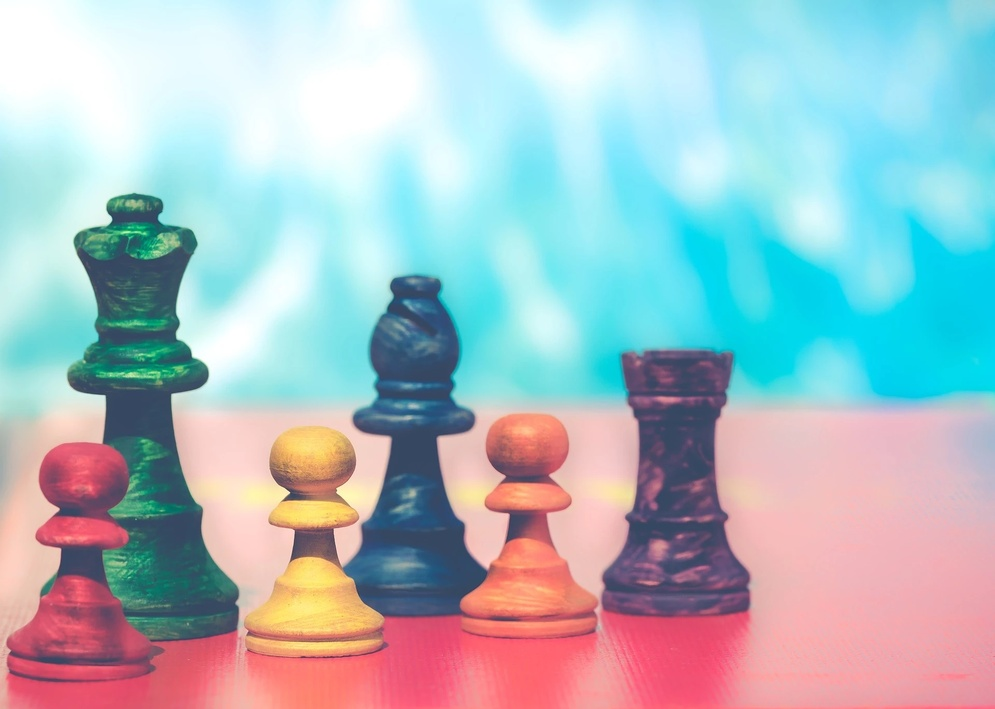
#> input picture 06.openCV/video/chess.jpg, 995 x 709 px, shrunk from 1920 x 1368 before the run
$ python openCV_ex15.py
#> lines starting #> are read from the running program, lines starting #| are printed output that depends on the picture; after the words box and inside, x2 and y2 are one past the last pixel; in counts of white or black regions, pixels touching at a corner belong together
# 이진화 예제 2 // origin 하고 나머지 비교해 볼 수 있는 예제
# 이 작업 할 때는 단색으로 변환시켜 줘야하기 때문에 첫번째로 cv2.imread_grayscale 이라고 해서 단색으로 바꿔준다.
#

import cv2
import matplotlib.pyplot as plt

# img = cv2.imread("video/gray_gradient.jpg", cv2.IMREAD_GRAYSCALE)
img = cv2.imread("video/chess.jpg", cv2.IMREAD_GRAYSCALE)
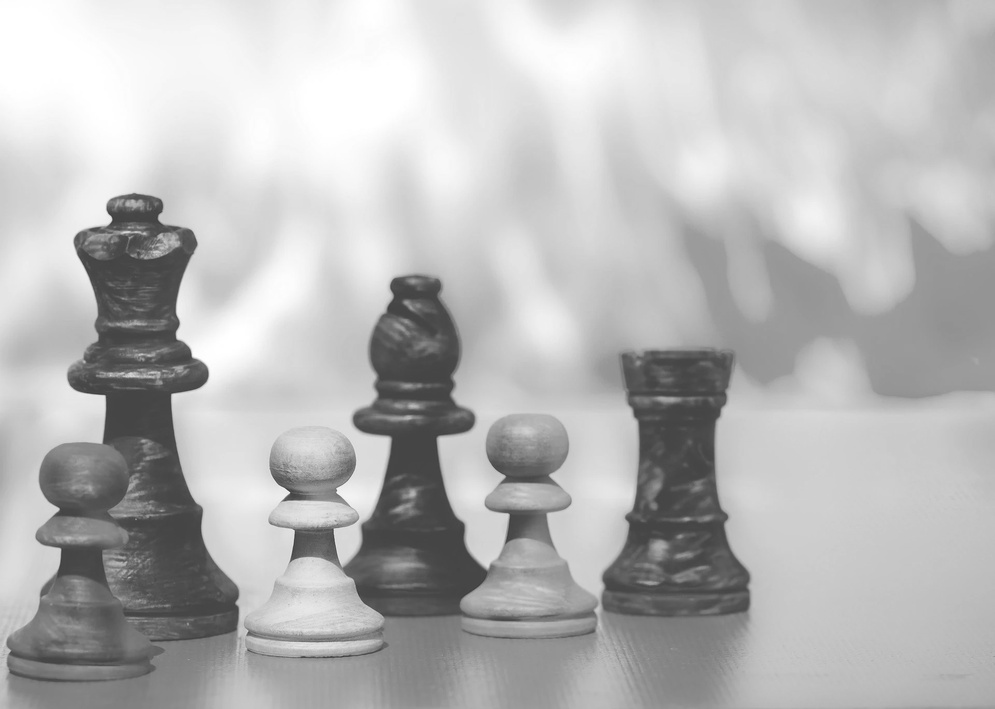
#> img: shape (709, 995); min 60, max 255, mean 183.6


_, t_bin = cv2.threshold(img, 127, 255, cv2.THRESH_BINARY)
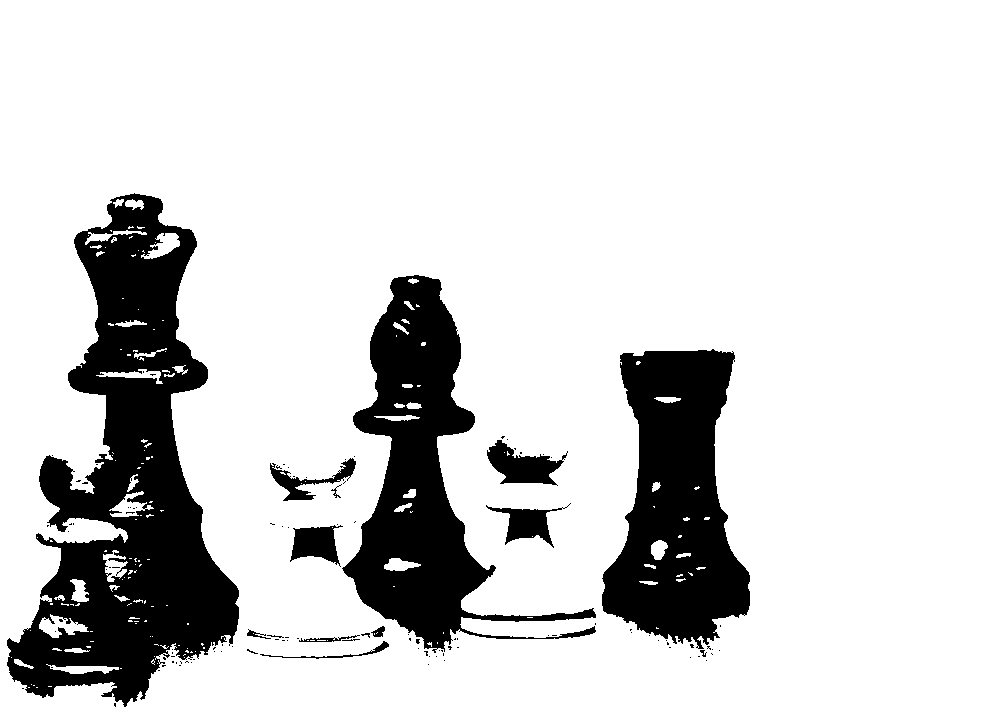
#> t_bin: shape (709, 995); 83% white; 118 black regions (102 under 20 px), largest, box (x1, y1, x2, y2) and area: (7, 193, 239, 707) 54579, (342, 275, 596, 653) 30243, (602, 349, 750, 649) 28284
_, t_bininv = cv2.threshold(img, 127, 255, cv2.THRESH_BINARY_INV)
_, t_truc = cv2.threshold(img, 127, 255, cv2.THRESH_TRUNC)
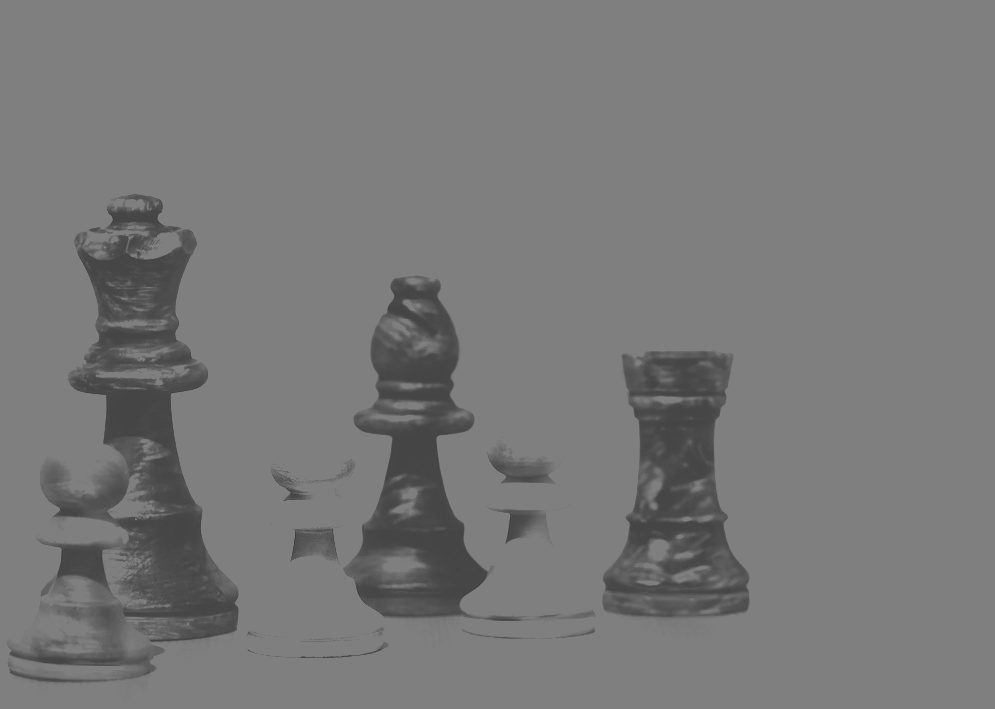
#> t_truc: shape (709, 995); min 60, max 127, mean 120.6
_, t_2zr = cv2.threshold(img, 127, 255, cv2.THRESH_TOZERO)
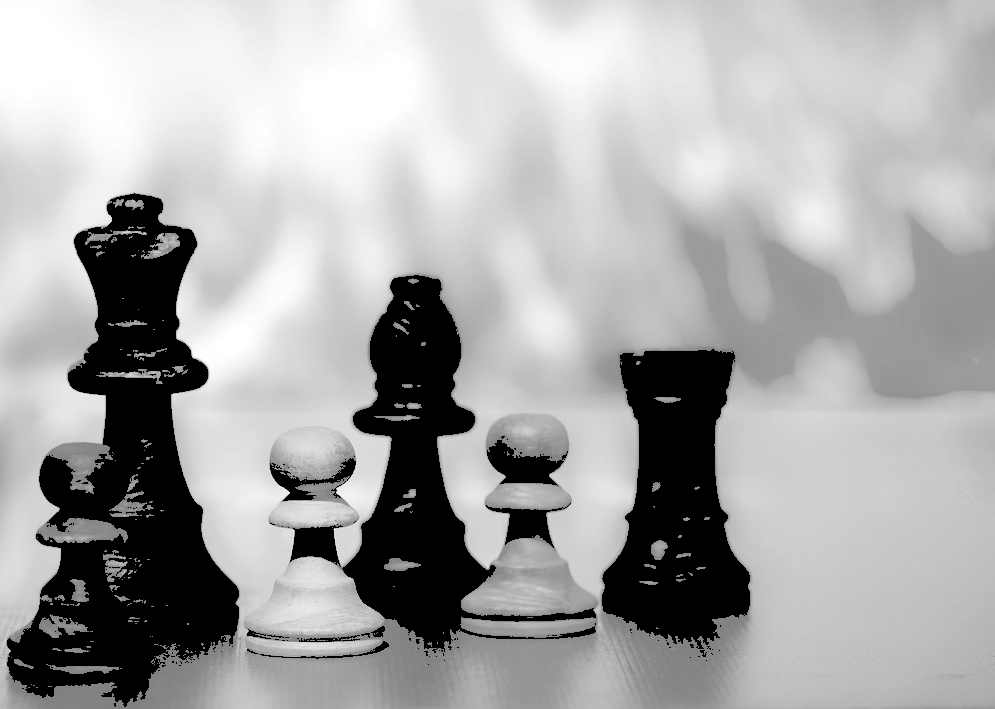
#> t_2zr: shape (709, 995); min 0, max 255, mean 168.5
_, t_2zrinv = cv2.threshold(img, 127, 255, cv2.THRESH_TOZERO_INV)
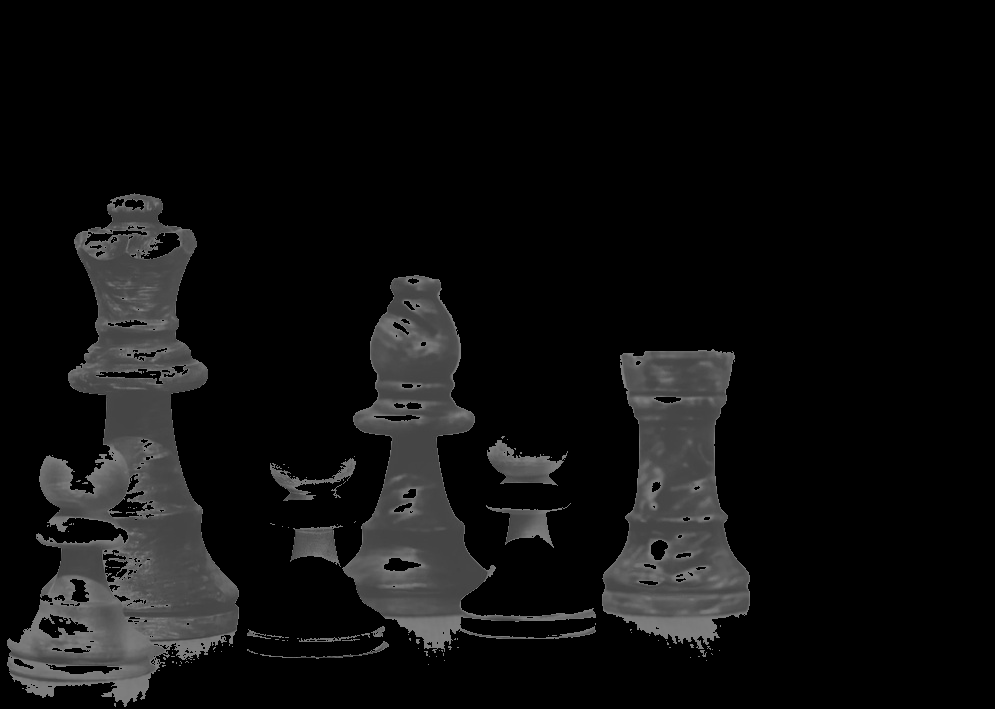
#> t_2zrinv: shape (709, 995); min 0, max 127, mean 15.1

imgs = {'origin': img, 'BINARY': t_2zr, 'BINARY_INV': t_bininv,
        'TRUC': t_truc, 'TOZERO': t_2zr, 'TOZERO_INV': t_2zrinv}
for i, (key, value) in enumerate(imgs.items()):
    plt.subplot(2, 3, i + 1)
    plt.title(key)
    plt.imshow(value, cmap='gray')
    plt.xticks([])
    plt.yticks([])
#> this loop made 6 passes
#> key on passes 1 to 6: 'origin', 'BINARY', 'BINARY_INV', 'TRUC', 'TOZERO', 'TOZERO_INV'

plt.show()

$ run again, with 06.openCV/video/gray_gradient.jpg copied over 06.openCV/video/chess.jpg
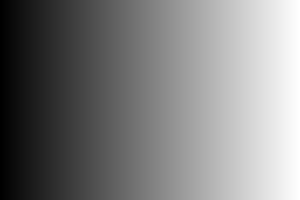
#> input picture 06.openCV/video/gray_gradient.jpg, 300 x 200 px
#> img is the input picture: shape (200, 300); min 0, max 255, mean 127.1
#> `_, t_bin = cv2.threshold(img, 127, 255, cv2.THRESH_BINARY)`:
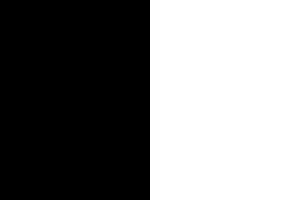
#> t_bin: shape (200, 300); 50% white; 1 white region, box (x1, y1, x2, y2) and area: (150, 0, 300, 200) 30000
#> t_bininv: shape (200, 300); 50% white; 1 white region, box (x1, y1, x2, y2) and area: (0, 0, 150, 200) 30000
#> `_, t_2zrinv = cv2.threshold(img, 127, 255, cv2.THRESH_TOZERO_INV)`:
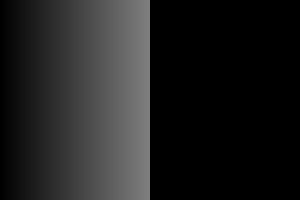
#> t_2zrinv: shape (200, 300); min 0, max 127, mean 31.5
#> the loop `for i, (key, value) in enumerate(imgs.items()):` made 6 passes
#> key on passes 1 to 6: 'origin', 'BINARY', 'BINARY_INV', 'TRUC', 'TOZERO', 'TOZERO_INV'
